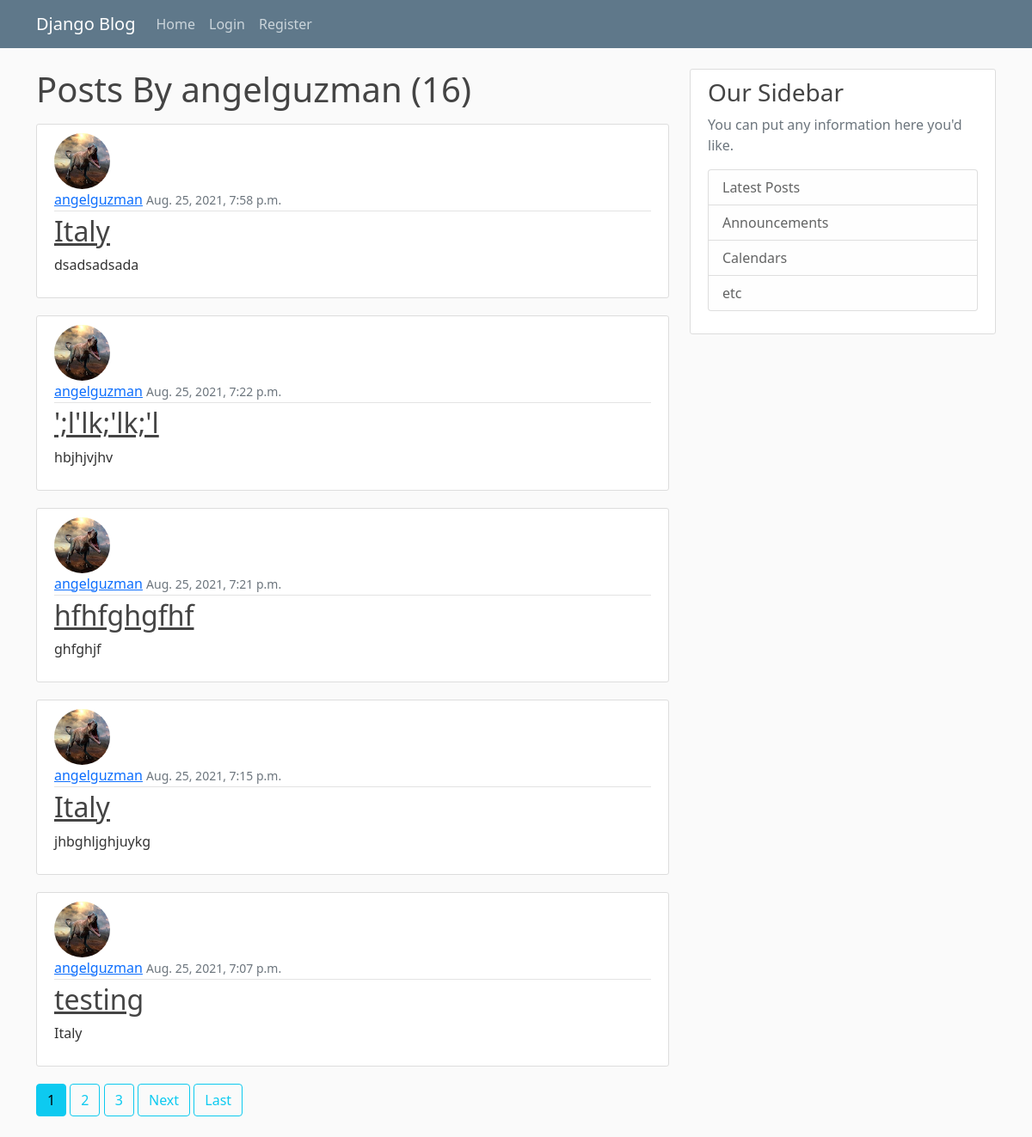
The page /user/angelguzman/ on the database its author committed.
### blog/models.py (models this page shows, shortened)
class Post(models.Model):
    title = models.CharField(max_length=100)
    content = models.TextField()
    date = models.DateTimeField(default=timezone.now)
    author = models.ForeignKey(User, on_delete=models.CASCADE)

### users/models.py (models this page shows, shortened)
class Profile(models.Model):
    user = models.OneToOneField(User, on_delete=models.CASCADE)
    image = models.ImageField(default='default.jpg', upload_to='profile_pics')

### blog/views.py (the view)
# urls.py: path('user/<str:username>/', UserPostListView.as_view(), name='user-posts'),
class UserPostListView(ListView):
    model = Post
    template_name = 'blog/user_posts.html'
    context_object_name = 'posts'
    paginate_by = 5
    def get_queryset(self):
        user = get_object_or_404(User, username=self.kwargs.get('username'))
        return Post.objects.filter(author=user).order_by('-date')

### blog/Templates/blog/user_posts.html (shortened to what this page needs)
{% extends 'blog/base.html' %}
{% block content %}
    <h1 class="mb-3">Posts By {{ view.kwargs.username }} ({{ page_obj.paginator.count }})</h1>
    {% for post in posts %}
        <article class="media content-section">
          <img class="rounded-circle article-img" src="{{post.author.profile.image.url}}">
          <div class="media-body">
            <div class="article-metadata">
              <a class="mr-2" href="{% url 'user-posts' post.author.username %}">{{ post.author }}</a>
              <small class="text-muted">{{ post.date }}</small>
            </div>
            <h2><a class="article-title" href="{% url 'post-detail' post.id %}">{{ post.title }}</a></h2>
            <p class="article-content">{{ post.content }}</p>
          </div>
        </article>
    {% endfor %}
    {% if is_paginated %}
        {% for num in page_obj.paginator.page_range %}
            {% if page_obj.number == num %}
                <a class="btn btn-info mb-4" href="?page={{ num }}">{{ num }}</a>
        {% elif num > page_obj.number|add:'-3' and num < page_obj.number|add:'3' %}
          <a class="btn btn-outline-info mb-4" href="?page={{ num }}">{{ num }}</a>
            {% endif %}
        {% endfor %}
        {% if page_obj.has_next%}
            <a class="btn btn-outline-info mb-4" href="?page={{ page_obj.next_page_number }}">Next</a>
            <a class="btn btn-outline-info mb-4" href="?page={{ page_obj.paginator.num_pages }}">Last</a>
        {% endif %}
    {% endif %}
{% endblock content %}

### blog/static/blog/main.css (style rules this page uses)
body { background: #fafafa; color: #333333; margin-top: 5rem; }
h1, h2, h3, h4, h5, h6 { color: #444444; }
.content-section { background: #ffffff; padding: 10px 20px; border: 1px solid #dddddd; border-radius: 3px; margin-bottom: 20px; }
.article-title { color: #444444; }
.article-content { white-space: pre-line; }
.article-img { height: 65px; width: 65px; margin-right: 16px; }
.article-metadata { padding-bottom: 1px; margin-bottom: 4px; border-bottom: 1px solid #e3e3e3 }

### rows shown on the page
Post: author.profile.image (picture), author "angelguzman", date "Aug. 25, 2021, 7:58 p.m.", title "Italy", content "dsadsadsada"
Post: author.profile.image (picture), author "angelguzman", date "Aug. 25, 2021, 7:22 p.m.", title "';l'lk;'lk;'l", content "hbjhjvjhv"
Post: author.profile.image (picture), author "angelguzman", date "Aug. 25, 2021, 7:21 p.m.", title "hfhfghgfhf", content "ghfghjf"
Post: author.profile.image (picture), author "angelguzman", date "Aug. 25, 2021, 7:15 p.m.", title "Italy", content "jhbghljghjuykg"
Post: author.profile.image (picture), author "angelguzman", date "Aug. 25, 2021, 7:07 p.m.", title "testing", content "Italy"

### other values the page prints
{{ view.kwargs.username }} "angelguzman"
{{ page_obj.paginator.count }} "16"
{{ num }} "1"
{{ num }} "2" "3"
